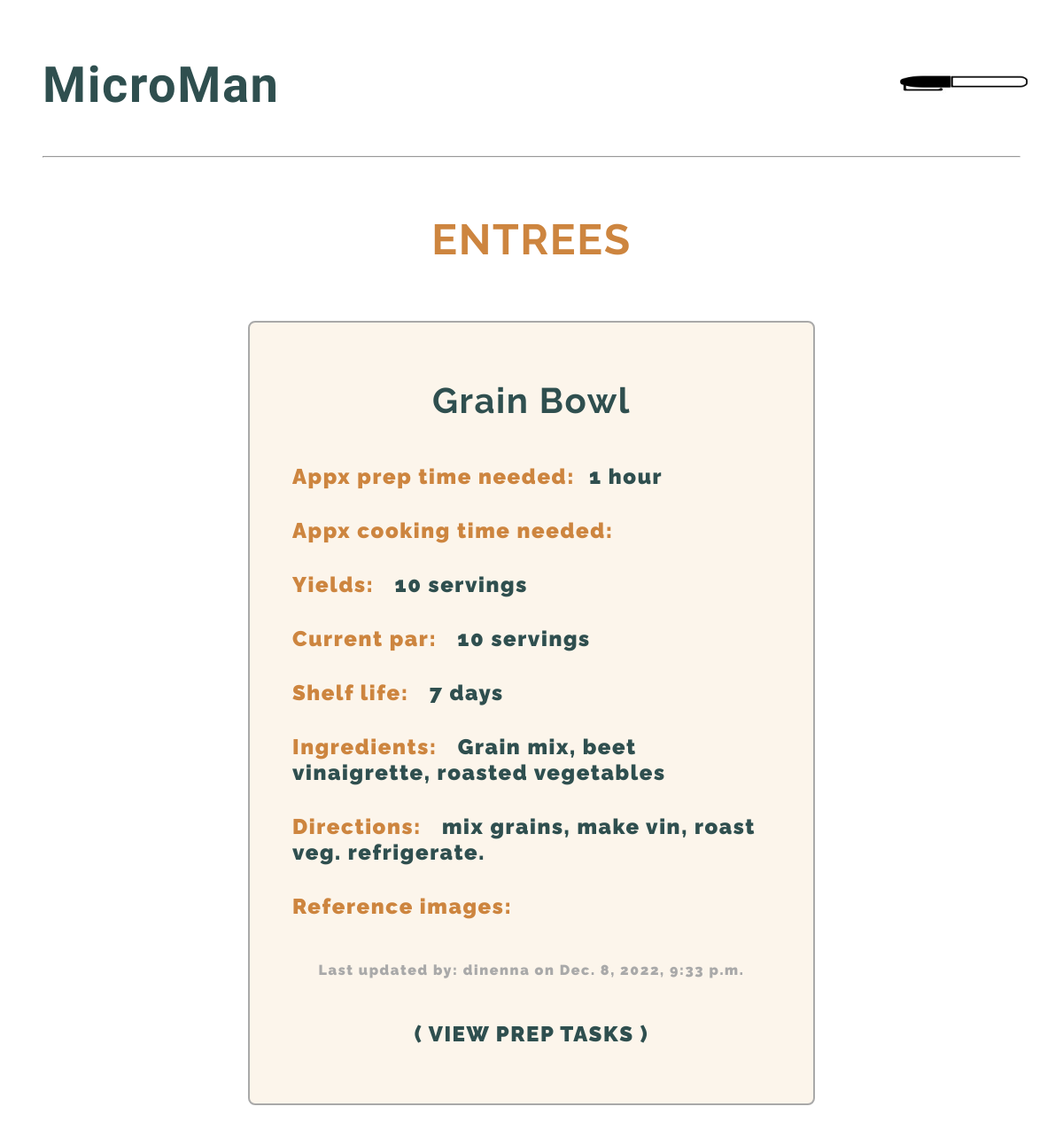
Screenshot of /recipes/5/ (signed in) with the database file from the repository.
### base/models.py (models this page shows)
class Recipe(models.Model):
  user = models.ForeignKey(CustomUser, related_name='recipe', on_delete=models.CASCADE, null=True)
  menu_headings = (
    ('Appetizers', 'Appetizers'),
    ('Entrees', 'Entrees'),
    ('Sides', 'Sides'),
    ('Desserts', 'Desserts'),
  )
  heading = models.CharField(max_length=10, choices=menu_headings)
  dish = models.CharField(max_length=200)
  prep_tasks = models.ManyToManyField('Prep', through='RecipeTasks', blank=True)
  ingredients = models.TextField()
  directions = models.TextField()
  prep_time = models.CharField(max_length=200)
  cooking_time = models.CharField(max_length=200)
  batch_size = models.CharField(max_length=200)
  par = models.CharField(max_length=200, blank=True)
  shelf_life = models.CharField(max_length=200, blank=True)
  updated = models.DateTimeField(auto_now=True)
  created = models.DateTimeField(auto_now_add=True)
  in_use = models.BooleanField()
  def __str__(self):
    return self.dish

### users/models.py (models this page shows)
class CustomUser(AbstractUser):
    username = models.CharField(max_length=50, unique=True)
    first_name = models.CharField(max_length=50)
    last_name = models.CharField(max_length=50)
    email = models.EmailField(max_length=254)
    role = models.CharField(max_length=50)
    def __str__(self):
        return self.username

### base/views.py (the view)
# urls.py: path('recipes/<str:pk>/', views.dish, name='dish'),
def dish(request, pk):
    recipe_number = Recipe.objects.get(id=pk)
    recipe_number = str(recipe_number)
    cards = Recipe.objects.all()
    todos = Prep.objects.all()
    recipe_tasks = RecipeTasks.objects.all()
    context = {'recipe_number': recipe_number, 'cards': cards, 'todos': todos, 'recipe_tasks': recipe_tasks}
    print('!!!!!!!!!!!!!!!!', context)
    return render(request, 'card.html', context)

### base/models.py (called while the page is built)
  def __str__(self):
    return self.name

  def __str__(self):
    return f'{self.recipe} - {self.prep}'

### templates/card.html (shortened to what this page needs)
{% extends 'main.html' %}
{% load static %}
{% block content %}
<div id='recipe-card-container'>
{% for card in cards %}
  {% if recipe_number == card.dish %}
    <a href='/recipes'><h2 class='h2-header'>{{ card.heading|upper }}</h2></a>
    <div class='recipe-card' id='front'>
      <h2 class='recipe-card-title'>{{ card.dish }}</h2>
      <p class='recipe-card-p'>Appx prep time needed:<span class='recipe-card-span'>{{ card.prep_time }}</span></p>
      <p class='recipe-card-p'>Appx cooking time needed:</p>
      <p class='recipe-card-p'>Yields: <span class='recipe-card-span'>{{ card.batch_size }}</span></p>
      <p class='recipe-card-p'>Current par: <span class='recipe-card-span'>{{ card.par }}</span></p>
      <p class='recipe-card-p'>Shelf life: <span class='recipe-card-span'>{{ card.shelf_life }}</span></p>
      <p class='recipe-card-p'>Ingredients: <span class='recipe-card-span'>{{ card.ingredients }}</span></p>
      <p class='recipe-card-p'>Directions: <span class='recipe-card-span'>{{ card.directions }}</span></p>
      <p class='recipe-card-p'>Reference images:</p>
      <p class='stamp'>Last updated by: {{ card.user }} on {{ card.created }}</p>
      <a id='front-btn'>( VIEW PREP TASKS )</a>
    </div>
  {% endif %}
{% endfor %}
{% endblock content %}

### static/base/styles.css (style rules this page uses)
* { margin: 0; padding: 0; box-sizing: border-box; margin: 1rem; }
body { font-family: 'Raleway', sans-serif; background-color:white; color:darkslategray; font-weight: 900; letter-spacing: .1rem; }
a { color: darkslategray; text-decoration: none; }
.h2-header { font-size: 3rem; text-align: center; padding: 2rem; margin: 0; }
h2 { color:peru; font-size: 2rem; }
#recipe-card-container { display: flex; flex-direction: column; align-items: center; }
.recipe-card-title { font-size: 2.5rem; text-align: center; padding: 1rem; padding-bottom: 1rem; color: darkslategray; }
.recipe-card { display: flex; flex-direction: column; padding-left: 3rem; border: 2px solid darkgray; border-radius: .5rem; padding: 2rem; background-color:rgb(250, 235, 215, .5); width: 40rem; min-height:55rem; }
.recipe-card-p { font-weight: bolder; font-size: 1.5rem; color: peru; }
.recipe-card-span { color: darkslategray; }
.stamp { text-align: center; color: darkgrey; padding-top: 1rem; }
#front-btn, #back-btn { text-align: center; padding: 1rem; font-size: 1.5rem; }

### rows the page displays
Recipe: heading "ENTREES", dish "Grain Bowl", prep_time "1 hour", batch_size "10 servings", par "10 servings", shelf_life "7 days", ingredients "Grain mix, beet vinaigrette, roasted vegetables", directions "mix grains, make vin, roast veg. refrigerate.", user "dinenna", created "Dec. 8, 2022, 9:33 p.m."
